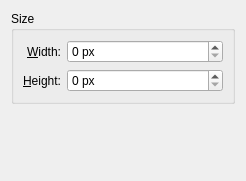
<?xml version="1.0" encoding="UTF-8"?>
<ui version="4.0">
 <class>KWin::MagnifierEffectConfigForm</class>
 <widget class="QWidget" name="KWin::MagnifierEffectConfigForm">
  <property name="geometry">
   <rect>
    <x>0</x>
    <y>0</y>
    <width>246</width>
    <height>181</height>
   </rect>
  </property>
  <layout class="QVBoxLayout">
   <item>
    <widget class="QGroupBox" name="groupSize">
     <property name="title">
      <string>Size</string>
     </property>
     <layout class="QGridLayout" name="gridLayout">
      <item row="0" column="0">
       <widget class="QLabel" name="label">
        <property name="text">
         <string>&amp;Width:</string>
        </property>
        <property name="alignment">
         <set>Qt::AlignRight|Qt::AlignTrailing|Qt::AlignVCenter</set>
        </property>
        <property name="buddy">
         <cstring>kcfg_Width</cstring>
        </property>
       </widget>
      </item>
      <item row="0" column="1">
       <widget class="QSpinBox" name="kcfg_Width">
        <property name="sizePolicy">
         <sizepolicy hsizetype="Expanding" vsizetype="Fixed">
          <horstretch>0</horstretch>
          <verstretch>0</verstretch>
         </sizepolicy>
        </property>
        <property name="suffix">
         <string> px</string>
        </property>
        <property name="maximum">
         <number>9999</number>
        </property>
        <property name="singleStep">
         <number>10</number>
        </property>
       </widget>
      </item>
      <item row="1" column="0">
       <widget class="QLabel" name="label_2">
        <property name="text">
         <string>&amp;Height:</string>
        </property>
        <property name="alignment">
         <set>Qt::AlignRight|Qt::AlignTrailing|Qt::AlignVCenter</set>
        </property>
        <property name="buddy">
         <cstring>kcfg_Height</cstring>
        </property>
       </widget>
      </item>
      <item row="1" column="1">
       <widget class="QSpinBox" name="kcfg_Height">
        <property name="sizePolicy">
         <sizepolicy hsizetype="Expanding" vsizetype="Fixed">
          <horstretch>0</horstretch>
          <verstretch>0</verstretch>
         </sizepolicy>
        </property>
        <property name="suffix">
         <string> px</string>
        </property>
        <property name="maximum">
         <number>9999</number>
        </property>
        <property name="singleStep">
         <number>10</number>
        </property>
       </widget>
      </item>
     </layout>
    </widget>
   </item>
   <item>
    <widget class="KShortcutsEditor" name="editor" native="true">
        <property name="actionTypes">
            <enum>KShortcutsEditor::GlobalAction</enum>
        </property>
    </widget>
   </item>
  </layout>
 </widget>
 <customwidgets>
  <customwidget>
   <class>KShortcutsEditor</class>
   <extends>QWidget</extends>
   <header location="global">KShortcutsEditor</header>
   <container>1</container>
  </customwidget>
 </customwidgets>
 <resources/>
 <connections/>
</ui>
